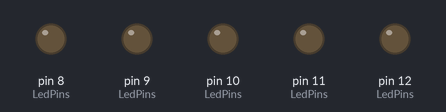
The sketch below on a simulated Arduino Uno, built with avr-gcc and run on an emulated ATmega328P. On the bench: output pins drawn as LEDs (lit = HIGH).

Above: at 0.1 s.
At 4.9 s:
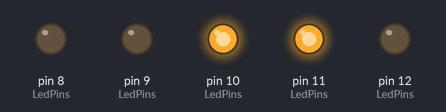
At 9.7 s:
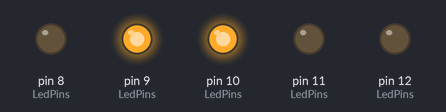
At 19.3 s:
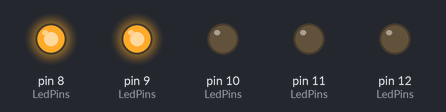
At 28.9 s:
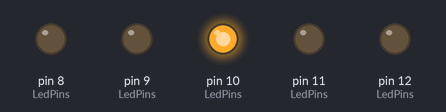
At 39.3 s:
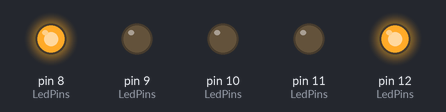
Timing chart, 0 to 40.0 s (numbered marks = the images above):
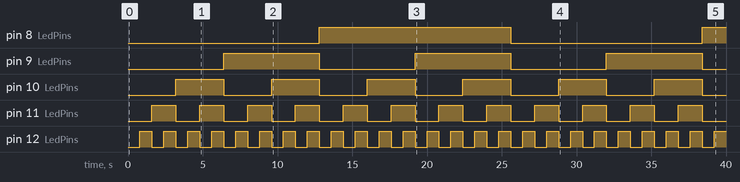

Measured:
- by itself, pin 8 (LedPins): LOW → HIGH at 12.8 s, → LOW 12.8 s later, → HIGH 12.8 s later
- by itself, pin 9 (LedPins): alternates HIGH for 6.4 s and LOW for 6.4 s
- by itself, pin 10 (LedPins): alternates HIGH for 3.2 s and LOW for 3.2 s
- by itself, pin 11 (LedPins): alternates HIGH for 1.6 s and LOW for 1.6 s
- by itself, pin 12 (LedPins): alternates HIGH for 0.80 s and LOW for 0.80 s

The sketch:

prog_binary_2.ino
```cpp
int b=12;
int g=11;
int y=10;
int r=9;
int b2=8;

const int LedPins[] ={b,g,y,r,b2};
const int LedNum = 5;

void setup(){
  for(int i=0;i<LedNum;i++){
    pinMode(LedPins[i],OUTPUT);

  }


}


void loop(){
  for (int BinaryNum=0;BinaryNum<32;BinaryNum++){
    for (int bit=0;bit<LedNum;bit++){
      digitalWrite (LedPins[bit],(BinaryNum>>bit) & 1);

    }
    delay (800);


  }


}
```
